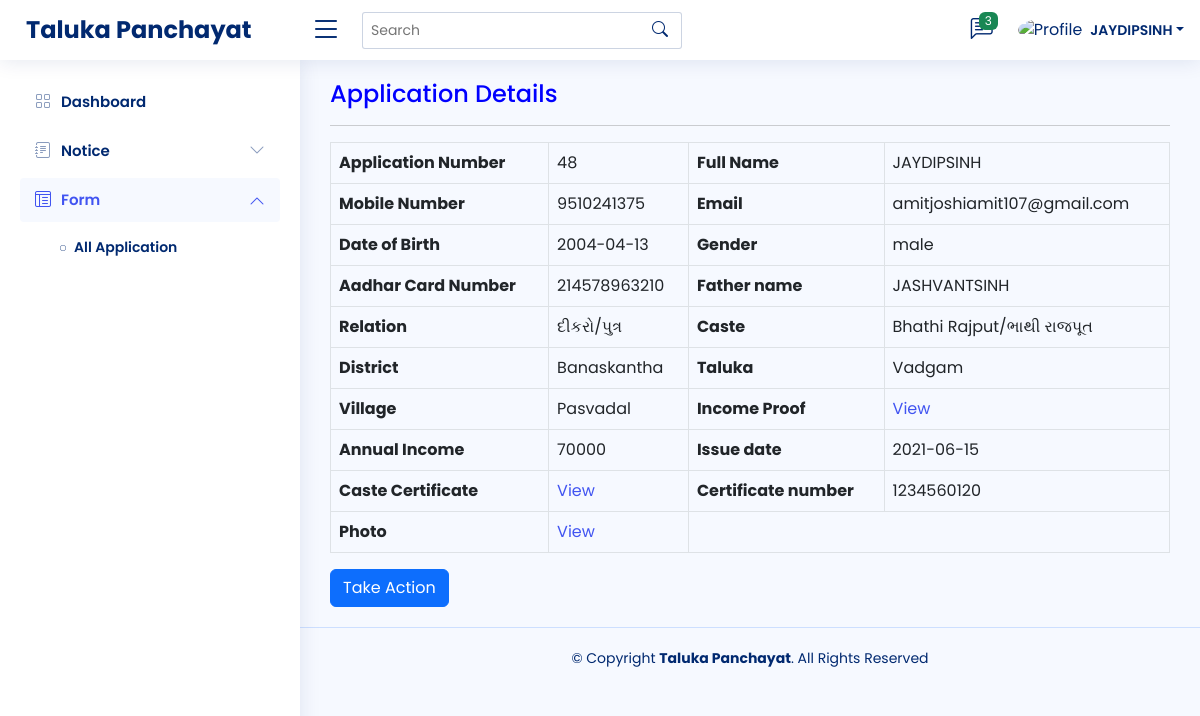
Page /view-data.php?id=48 on the committed database.
### tables this page shows
CREATE TABLE `userdata` (
  `id` int(100) NOT NULL,
  `name` varchar(500) NOT NULL,
  `email` varchar(100) NOT NULL,
  `uname` varchar(100) NOT NULL,
  `password` varchar(50) NOT NULL
);

CREATE TABLE `forms` (
  `id` int(6) NOT NULL,
  `fullname` varchar(191) NOT NULL,
  `dob` date NOT NULL,
  `email` varchar(191) NOT NULL,
  `mobile` varchar(191) NOT NULL,
  `gender` enum('male','female') NOT NULL,
  `aadhar` varchar(191) NOT NULL,
  `fathername` varchar(191) NOT NULL,
  `relation` enum('દીકરો/પુત્ર','પુત્રી') NOT NULL,
  `caste` enum('Bhathi Rajput/ભાથી રાજપૂત','Charan gadhvi/ચારણ ગઢવી','Chaudhary/ચૌધરી','Prajapati/પ્રજાપતિ') NOT NULL,
  `district` enum('Banaskantha') NOT NULL,
  `taluka` enum('Vav','Tharad','Dhanera','Dantiwada','Vadgam','Palanpur','Deesa','Deodar','Bhabhar','Kankrej') NOT NULL,
  `village` enum('Pasvadal','Malosana','Majadar','Teniwada','Basu','Bharkawada') NOT NULL,
  `IncomeProof` varchar(191) NOT NULL,
  `annualincome` varchar(191) NOT NULL,
  `issuedate` date NOT NULL,
  `CasteCertificate` varchar(191) NOT NULL,
  `Certificatenumber` varchar(191) NOT NULL,
  `Photo` varchar(191) NOT NULL,
  `remark` varchar(500) NOT NULL,
  `fstatus` enum('Pending','Approved','Cancelled') NOT NULL
);

### view-data.php (the view, shortened to what this page needs)
<?php
require 'dbcon.php';
?>
<!DOCTYPE html>
<html lang="en">
<head>
  <link href="assets/vendor/bootstrap/css/bootstrap.min.css" rel="stylesheet">
  <link href="assets/vendor/bootstrap-icons/bootstrap-icons.css" rel="stylesheet">
  <link href="assets/vendor/boxicons/css/boxicons.min.css" rel="stylesheet">
  <link href="assets/vendor/quill/quill.snow.css" rel="stylesheet">
  <link href="assets/vendor/quill/quill.bubble.css" rel="stylesheet">
  <link href="assets/vendor/remixicon/remixicon.css" rel="stylesheet">
  <link href="assets/vendor/simple-datatables/style.css" rel="stylesheet">
  <link href="assets/css/style.css" rel="stylesheet">
</head>
<body>
  <header id="header" class="header fixed-top d-flex align-items-center">
    <div class="d-flex align-items-center justify-content-between">
      <a href="dashboard.php" class="logo d-flex align-items-center">
        <span class="d-none d-lg-block" style="font-size: 24px;">Taluka Panchayat</span>
      </a>
      <i class="bi bi-list toggle-sidebar-btn"></i>
    </div>
    <div class="search-bar">
      <form class="search-form d-flex align-items-center" method="POST" action="#">
        <input type="text" name="query" placeholder="Search" title="Enter search keyword">
        <button type="submit" title="Search"><i class="bi bi-search"></i></button>
      </form>
    </div>
    <nav class="header-nav ms-auto">
      <ul class="d-flex align-items-center">
        <li class="nav-item dropdown">
          <a class="nav-link nav-icon" href="#" data-bs-toggle="dropdown">
            <i class="bi bi-chat-left-text"></i>
            <span class="badge bg-success badge-number">3</span>
          </a>
        </li>
        <li class="nav-item dropdown pe-3">
        <a class="nav-link nav-profile d-flex align-items-center pe-0" href="#" data-bs-toggle="dropdown">
            <img src="https://cdn.icon-icons.com/icons2/2643/PNG/512/male_boy_person_people_avatar_icon_159358.png" alt="Profile" class="rounded-circle">
      <?php
     $sqll="select * from `userdata`";
     $resultt=mysqli_query($con,$sqll);
    if ($resultt) {
        while ($row=mysqli_fetch_assoc($resultt)) {
            $uname=$row['name'];
          echo'<span class="d-none d-md-block dropdown-toggle ps-2">'.$uname.'</span>';
        }
      }
      ?>
          </a>
        </li>
      </ul>
    </nav>
  </header>
  <aside id="sidebar" class="sidebar">
    <ul class="sidebar-nav" id="sidebar-nav">
      <li class="nav-item">
        <a class="nav-link collapsed" href="dashboard.php">
          <i class="bi bi-grid"></i>
          <span>Dashboard</span>
        </a>
      </li>
      <li class="nav-item">
        <a class="nav-link collapsed" data-bs-target="#forms-nav" data-bs-toggle="collapse" href="#">
          <i class="bi bi-journal-text"></i><span>Notice</span><i class="bi bi-chevron-down ms-auto"></i>
        </a>
      </li>
      <li class="nav-item">
        <a class="nav-link " data-bs-target="#tables-nav" data-bs-toggle="collapse" href="#">
          <i class="bi bi-layout-text-window-reverse"></i><span>Form</span><i class="bi bi-chevron-down ms-auto"></i>
        </a>
        <ul id="tables-nav" class="nav-content collapse show" data-bs-parent="#sidebar-nav">
          <li>
            <a href="all-form.php">
              <i class="bi bi-circle"></i><span>All Application</span>
            </a>
          </li>
        </ul>
      </li>
    </ul>
  </aside>
  <main id="main" class="main">
    <div class="col-md-12">
      <div class="widget">
        <header class="widget-header">
          <h4 class="widget-title" style="color: blue">Application Details</h4>
        </header>
        <hr class="widget-separator">
        <div class="widget-body">
          <div class="table-responsive">
          <table border="1" class="table table-bordered mg-b-0">
          <tbody>
                        <?php
                        if(isset($_GET['id']))
                        {
                            $user_id = mysqli_real_escape_string($con, $_GET['id']);
                            $query = "SELECT * FROM forms WHERE id='$user_id' ";
                            $query_run = mysqli_query($con, $query);
                            if(mysqli_num_rows($query_run) > 0)
                            {
                                $user = mysqli_fetch_array($query_run);
                                ?>
                                          <tr>
  <th>Application Number</th>
  <td><?= $user['id']; ?></td>
  <th>Full Name</th>
  <td><?= $user['fullname']; ?></td>
</tr>
<tr>
  <th>Mobile Number</th>
  <td><?= $user['mobile']; ?></td>
  <th>Email</th>
  <td><?= $user['email']; ?></td>
</tr>
 <tr>
  <th>Date of Birth</th>
  <td><?= $user['dob']; ?></td>
  <th>Gender</th>
  <td><?= $user['gender']; ?></td>
</tr>
<tr>
  <th>Aadhar Card Number  </th>
  <td><?= $user['aadhar']; ?></td>
  <th>Father name</th>
  <td><?= $user['fathername']; ?></td>
</tr>
<tr>
  <th>Relation</th>
  <td><?= $user['relation']; ?></td>
  <th>Caste</th>
  <td><?= $user['caste']; ?></td>
</tr>
<tr>
  <th>District</th>
  <td><?= $user['district']; ?></td>
  <th>Taluka</th>
  <td><?= $user['taluka']; ?></td>
</tr>
<tr>
  <th>Village</th>
  <td><?= $user['village']; ?></td>
  <th>Income Proof  </th>
  <td><a href="#">View</a></td>
</tr>
<tr>
  <th>Annual Income  </th>
  <td><?= $user['annualincome']; ?></td>
  <th>Issue date </th>
  <td><?= $user['issuedate']; ?></td>
</tr>
<tr>
  <th>Caste Certificate</th>
  <td><a href="#">View</a></td>
   <th>Certificate number</th>
   <td><?= $user['Certificatenumber']; ?></td>
</tr>
<tr>
<th>Photo</th>
<td><a href="<?php echo 'img/'.$user['Photo'];?>">View</a></td>
</tr>
<?php
          }
            else
            {
                echo "<h4>No Such Id Found</h4>";
            }
        }
?>
</tbody>
</table>
<button class="btn btn-primary waves-effect waves-light w-lg" data-toggle="modal" data-target="#myModal" onclick="show();">Take Action</button>
  </div>
      </div>
    </div>
  </div>
  </main>
  <footer id="footer" class="footer">
    <div class="copyright">
      &copy; Copyright <strong><span>Taluka Panchayat</span></strong>. All Rights Reserved
    </div>
  </footer>
</body>
</html>

### assets/css/style.css (style rules this page uses)
:root { scroll-behavior: smooth; }
* { font-family: 'Poppins', sans-serif !important; }
body { background: #f6f9ff; color: #444444; }
a { color: #4154f1; text-decoration: none; }
h1, h2, h3, h4, h5, h6 { font-family: "Nunito", sans-serif; }
#main { margin-top: 60px; padding: 20px 30px; transition: all 0.3s; }
.logo { line-height: 1; }
@media (min-width: 1200px) { .logo { width: 280px; } }
.logo span { font-size: 26px; font-weight: 700; color: #012970; font-family: "Nunito", sans-serif; }
.header { transition: all 0.5s; z-index: 997; height: 60px; box-shadow: 0px 2px 20px rgba(1, 41, 112, 0.1); background-color: #fff; padding-left: 20px; }
.header .toggle-sidebar-btn { font-size: 32px; padding-left: 10px; cursor: pointer; color: #012970; }
.header .search-bar { min-width: 360px; padding: 0 20px; }
.header .search-form { width: 100%; }
.header .search-form input { border: 0; font-size: 14px; color: #012970; border: 1px solid rgba(1, 41, 112, 0.2); padding: 7px 38px 7px 8px; border-radius: 3px; transition: 0.3s; width: 100%; }
.header .search-form button { border: 0; padding: 0; margin-left: -30px; background: none; }
.header .search-form button i { color: #012970; }
.header-nav ul { list-style: none; }
.header-nav>ul { margin: 0; padding: 0; }
.header-nav .nav-icon { font-size: 22px; color: #012970; margin-right: 25px; position: relative; }
.header-nav .nav-profile { color: #012970; }
.header-nav .nav-profile img { max-height: 36px; }
.header-nav .nav-profile span { font-size: 14px; font-weight: 600; }
.header-nav .badge-number { position: absolute; inset: -2px -5px auto auto; font-weight: normal; font-size: 12px; padding: 3px 6px; }
.sidebar { position: fixed; top: 60px; left: 0; bottom: 0; width: 300px; z-index: 996; transition: all 0.3s; padding: 20px; overflow-y: auto; scrollbar-width: thin; scrollbar-color: #aab7cf transparent; box-shadow: 0px 0px 20px rgba(1, 41, 112, 0.1); background-color: #fff; }
@media (min-width: 1200px) { #main, #footer { margin-left: 300px; } }
.sidebar-nav { padding: 0; margin: 0; list-style: none; }
.sidebar-nav li { padding: 0; margin: 0; list-style: none; }
.sidebar-nav .nav-item { margin-bottom: 5px; }
.sidebar-nav .nav-link { display: flex; align-items: center; font-size: 15px; font-weight: 600; color: #4154f1; transition: 0.3; background: #f6f9ff; padding: 10px 15px; border-radius: 4px; }
.sidebar-nav .nav-link i { font-size: 16px; margin-right: 10px; color: #4154f1; }
.sidebar-nav .nav-link.collapsed { color: #012970; background: #fff; }
.sidebar-nav .nav-link.collapsed i { color: #899bbd; }
.sidebar-nav .nav-link .bi-chevron-down { margin-right: 0; transition: transform 0.2s ease-in-out; }
.sidebar-nav .nav-link:not(.collapsed) .bi-chevron-down { transform: rotate(180deg); }
.sidebar-nav .nav-content { padding: 5px 0 0 0; margin: 0; list-style: none; }
.sidebar-nav .nav-content a { display: flex; align-items: center; font-size: 14px; font-weight: 600; color: #012970; transition: 0.3; padding: 10px 0 10px 40px; transition: 0.3s; }
.sidebar-nav .nav-content a i { font-size: 6px; margin-right: 8px; line-height: 0; border-radius: 50%; }
.footer { padding: 20px 0; font-size: 14px; transition: all 0.3s; border-top: 1px solid #cddfff; }
.footer .copyright { text-align: center; color: #012970; }

### rows in the picture
userdata: name "JAYDIPSINH"
forms: id "48", fullname "JAYDIPSINH", mobile "9510241375", email "amitjoshiamit107@gmail.com", dob "2004-04-13", gender "male", aadhar "214578963210", fathername "JASHVANTSINH", relation "દીકરો/પુત્ર", caste "Bhathi Rajput/ભાથી રાજપૂત", district "Banaskantha", taluka "Vadgam", village "Pasvadal", annualincome "70000", issuedate "2021-06-15", Certificatenumber "1234560120"
